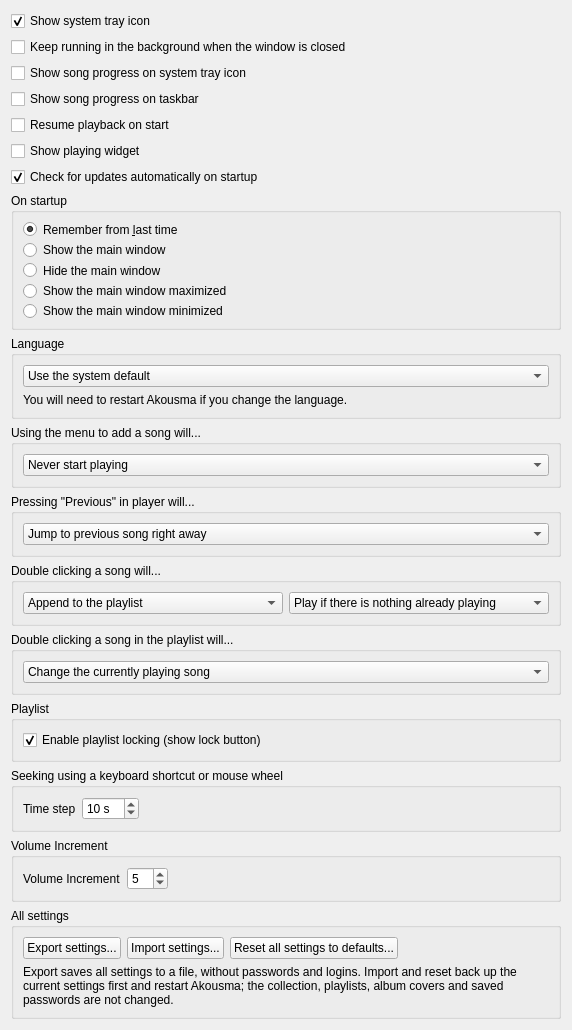
<?xml version="1.0" encoding="UTF-8"?>
<ui version="4.0">
 <class>BehaviourSettingsPage</class>
 <widget class="QWidget" name="BehaviourSettingsPage">
  <property name="geometry">
   <rect>
    <x>0</x>
    <y>0</y>
    <width>572</width>
    <height>931</height>
   </rect>
  </property>
  <property name="windowTitle">
   <string>Behavior</string>
  </property>
  <layout class="QVBoxLayout" name="layout_behavioursettingspage">
   <item>
    <widget class="QCheckBox" name="checkbox_showtrayicon">
     <property name="text">
      <string>Show system tray icon</string>
     </property>
     <property name="checked">
      <bool>true</bool>
     </property>
    </widget>
   </item>
   <item>
    <widget class="QCheckBox" name="checkbox_keeprunning">
     <property name="text">
      <string>Keep running in the background when the window is closed</string>
     </property>
     <property name="checked">
      <bool>false</bool>
     </property>
    </widget>
   </item>
   <item>
    <widget class="QCheckBox" name="checkbox_trayicon_progress">
     <property name="text">
      <string>Show song progress on system tray icon</string>
     </property>
    </widget>
   </item>
   <item>
    <widget class="QCheckBox" name="checkbox_taskbar_progress">
     <property name="text">
      <string>Show song progress on taskbar</string>
     </property>
    </widget>
   </item>
   <item>
    <widget class="QCheckBox" name="checkbox_resumeplayback">
     <property name="text">
      <string>Resume playback on start</string>
     </property>
     <property name="checked">
      <bool>false</bool>
     </property>
    </widget>
   </item>
   <item>
    <widget class="QCheckBox" name="checkbox_playingwidget">
     <property name="text">
      <string>Show playing widget</string>
     </property>
    </widget>
   </item>
   <item>
    <widget class="QCheckBox" name="checkbox_check_for_updates">
     <property name="toolTip">
      <string>Asks GitHub at most once a day whether there is a newer release of Akousma.</string>
     </property>
     <property name="text">
      <string>Check for updates automatically on startup</string>
     </property>
     <property name="checked">
      <bool>true</bool>
     </property>
    </widget>
   </item>
   <item>
    <widget class="QGroupBox" name="groupbox_startup">
     <property name="title">
      <string>On startup</string>
     </property>
     <layout class="QVBoxLayout" name="layout_startup">
      <item>
       <widget class="QRadioButton" name="radiobutton_remember">
        <property name="text">
         <string>Remember from &amp;last time</string>
        </property>
        <property name="checked">
         <bool>true</bool>
        </property>
       </widget>
      </item>
      <item>
       <widget class="QRadioButton" name="radiobutton_show">
        <property name="text">
         <string>Show the main window</string>
        </property>
       </widget>
      </item>
      <item>
       <widget class="QRadioButton" name="radiobutton_hide">
        <property name="text">
         <string>Hide the main window</string>
        </property>
       </widget>
      </item>
      <item>
       <widget class="QRadioButton" name="radiobutton_show_maximized">
        <property name="text">
         <string>Show the main window maximized</string>
        </property>
       </widget>
      </item>
      <item>
       <widget class="QRadioButton" name="radiobutton_show_minimized">
        <property name="text">
         <string>Show the main window minimized</string>
        </property>
       </widget>
      </item>
     </layout>
    </widget>
   </item>
   <item>
    <widget class="QGroupBox" name="groupbox_language">
     <property name="title">
      <string>Language</string>
     </property>
     <layout class="QVBoxLayout" name="layout_language">
      <item>
       <widget class="QComboBox" name="combobox_language">
        <item>
         <property name="text">
          <string>Use the system default</string>
         </property>
        </item>
       </widget>
      </item>
      <item>
       <widget class="QLabel" name="label_language">
        <property name="text">
         <string>You will need to restart Akousma if you change the language.</string>
        </property>
       </widget>
      </item>
     </layout>
    </widget>
   </item>
   <item>
    <widget class="QGroupBox" name="groupbox_add_song">
     <property name="title">
      <string>Using the menu to add a song will...</string>
     </property>
     <layout class="QVBoxLayout" name="layout_menuplaymode">
      <item>
       <widget class="QComboBox" name="combobox_menuplaymode">
        <property name="currentIndex">
         <number>0</number>
        </property>
        <item>
         <property name="text">
          <string>Never start playing</string>
         </property>
        </item>
        <item>
         <property name="text">
          <string>Play if there is nothing already playing</string>
         </property>
        </item>
        <item>
         <property name="text">
          <string>Always start playing</string>
         </property>
        </item>
       </widget>
      </item>
     </layout>
    </widget>
   </item>
   <item>
    <widget class="QGroupBox" name="groupbox_previous">
     <property name="title">
      <string>Pressing &quot;Previous&quot; in player will...</string>
     </property>
     <layout class="QVBoxLayout" name="layout_previous">
      <item>
       <widget class="QComboBox" name="combobox_previousmode">
        <property name="currentIndex">
         <number>0</number>
        </property>
        <item>
         <property name="text">
          <string>Jump to previous song right away</string>
         </property>
        </item>
        <item>
         <property name="text">
          <string>Restart song, then jump to previous if pressed again</string>
         </property>
        </item>
       </widget>
      </item>
     </layout>
    </widget>
   </item>
   <item>
    <widget class="QGroupBox" name="groupbox_doubleclickaddmode">
     <property name="title">
      <string>Double clicking a song will...</string>
     </property>
     <layout class="QHBoxLayout" name="layout_doubleclickaddmode">
      <item>
       <widget class="QComboBox" name="combobox_doubleclickaddmode">
        <property name="currentIndex">
         <number>0</number>
        </property>
        <item>
         <property name="text">
          <string>Append to the playlist</string>
         </property>
        </item>
        <item>
         <property name="text">
          <string>Replace the playlist</string>
         </property>
        </item>
        <item>
         <property name="text">
          <string>Open in new playlist</string>
         </property>
        </item>
        <item>
         <property name="text">
          <string>Add to the queue</string>
         </property>
        </item>
       </widget>
      </item>
      <item>
       <widget class="QComboBox" name="combobox_doubleclickplaymode">
        <property name="currentIndex">
         <number>1</number>
        </property>
        <item>
         <property name="text">
          <string>Never start playing</string>
         </property>
        </item>
        <item>
         <property name="text">
          <string>Play if there is nothing already playing</string>
         </property>
        </item>
        <item>
         <property name="text">
          <string>Always start playing</string>
         </property>
        </item>
       </widget>
      </item>
     </layout>
    </widget>
   </item>
   <item>
    <widget class="QGroupBox" name="groupbox_doubleclickplaylist">
     <property name="title">
      <string>Double clicking a song in the playlist will...</string>
     </property>
     <layout class="QVBoxLayout" name="layout_doubleclickplaylist">
      <item>
       <widget class="QComboBox" name="combobox_doubleclickplaylistaddmode">
        <property name="currentIndex">
         <number>0</number>
        </property>
        <item>
         <property name="text">
          <string>Change the currently playing song</string>
         </property>
        </item>
        <item>
         <property name="text">
          <string>Add to the queue</string>
         </property>
        </item>
       </widget>
      </item>
     </layout>
    </widget>
   </item>
   <item>
    <widget class="QGroupBox" name="groupbox_playlist">
     <property name="title">
      <string>Playlist</string>
     </property>
     <layout class="QVBoxLayout" name="layout_playlist">
      <item>
       <widget class="QCheckBox" name="checkbox_playlist_locking">
        <property name="toolTip">
         <string>When disabled, the lock button is hidden and locked playlists can be changed. They are locked again when this is enabled.</string>
        </property>
        <property name="text">
         <string>Enable playlist locking (show lock button)</string>
        </property>
        <property name="checked">
         <bool>true</bool>
        </property>
       </widget>
      </item>
     </layout>
    </widget>
   </item>
   <item>
    <widget class="QGroupBox" name="groupbox_seekstep">
     <property name="title">
      <string>Seeking using a keyboard shortcut or mouse wheel</string>
     </property>
     <layout class="QHBoxLayout" name="layout_seekstep">
      <item>
       <widget class="QLabel" name="label_seekstep">
        <property name="text">
         <string>Time step</string>
        </property>
       </widget>
      </item>
      <item>
       <widget class="QSpinBox" name="spinbox_seekstepsec">
        <property name="suffix">
         <string> s</string>
        </property>
        <property name="prefix">
         <string/>
        </property>
        <property name="minimum">
         <number>1</number>
        </property>
        <property name="maximum">
         <number>120</number>
        </property>
        <property name="value">
         <number>10</number>
        </property>
       </widget>
      </item>
      <item>
       <spacer name="spacer_seekstep">
        <property name="orientation">
         <enum>Qt::Horizontal</enum>
        </property>
        <property name="sizeHint" stdset="0">
         <size>
          <width>40</width>
          <height>20</height>
         </size>
        </property>
       </spacer>
      </item>
     </layout>
    </widget>
   </item>
   <item>
    <widget class="QGroupBox" name="groupbox_volumeincrement">
     <property name="title">
      <string>Volume Increment</string>
     </property>
     <layout class="QHBoxLayout" name="horizontalLayout">
      <item>
       <widget class="QLabel" name="label_volumeincrement">
        <property name="text">
         <string>Volume Increment</string>
        </property>
       </widget>
      </item>
      <item>
       <widget class="QSpinBox" name="spinbox_volumeincrement">
        <property name="suffix">
         <string/>
        </property>
        <property name="minimum">
         <number>1</number>
        </property>
        <property name="maximum">
         <number>25</number>
        </property>
        <property name="value">
         <number>5</number>
        </property>
       </widget>
      </item>
      <item>
       <spacer name="spacer_volumeincrement">
        <property name="orientation">
         <enum>Qt::Horizontal</enum>
        </property>
        <property name="sizeHint" stdset="0">
         <size>
          <width>40</width>
          <height>20</height>
         </size>
        </property>
       </spacer>
      </item>
     </layout>
    </widget>
   </item>
   <item>
    <widget class="QGroupBox" name="groupbox_settings_transfer">
     <property name="title">
      <string>All settings</string>
     </property>
     <layout class="QVBoxLayout" name="layout_settings_transfer">
      <item>
       <layout class="QHBoxLayout" name="layout_settings_transfer_buttons">
        <item>
         <widget class="QPushButton" name="button_export_settings">
          <property name="text">
           <string>Export settings...</string>
          </property>
         </widget>
        </item>
        <item>
         <widget class="QPushButton" name="button_import_settings">
          <property name="text">
           <string>Import settings...</string>
          </property>
         </widget>
        </item>
        <item>
         <widget class="QPushButton" name="button_reset_settings">
          <property name="text">
           <string>Reset all settings to defaults...</string>
          </property>
         </widget>
        </item>
        <item>
         <spacer name="spacer_settings_transfer">
          <property name="orientation">
           <enum>Qt::Horizontal</enum>
          </property>
          <property name="sizeHint" stdset="0">
           <size>
            <width>40</width>
            <height>20</height>
           </size>
          </property>
         </spacer>
        </item>
       </layout>
      </item>
      <item>
       <widget class="QLabel" name="label_settings_transfer">
        <property name="text">
         <string>Export saves all settings to a file, without passwords and logins. Import and reset back up the current settings first and restart Akousma; the collection, playlists, album covers and saved passwords are not changed.</string>
        </property>
        <property name="wordWrap">
         <bool>true</bool>
        </property>
       </widget>
      </item>
     </layout>
    </widget>
   </item>
   <item>
    <spacer name="spacer_bottom">
     <property name="orientation">
      <enum>Qt::Vertical</enum>
     </property>
     <property name="sizeHint" stdset="0">
      <size>
       <width>20</width>
       <height>5</height>
      </size>
     </property>
    </spacer>
   </item>
  </layout>
 </widget>
 <tabstops>
  <tabstop>checkbox_showtrayicon</tabstop>
  <tabstop>checkbox_keeprunning</tabstop>
  <tabstop>checkbox_trayicon_progress</tabstop>
  <tabstop>checkbox_taskbar_progress</tabstop>
  <tabstop>checkbox_resumeplayback</tabstop>
  <tabstop>checkbox_playingwidget</tabstop>
  <tabstop>radiobutton_remember</tabstop>
  <tabstop>radiobutton_show</tabstop>
  <tabstop>radiobutton_hide</tabstop>
  <tabstop>radiobutton_show_maximized</tabstop>
  <tabstop>radiobutton_show_minimized</tabstop>
  <tabstop>combobox_language</tabstop>
  <tabstop>combobox_menuplaymode</tabstop>
  <tabstop>combobox_previousmode</tabstop>
  <tabstop>combobox_doubleclickaddmode</tabstop>
  <tabstop>combobox_doubleclickplaymode</tabstop>
  <tabstop>combobox_doubleclickplaylistaddmode</tabstop>
  <tabstop>spinbox_seekstepsec</tabstop>
  <tabstop>spinbox_volumeincrement</tabstop>
 </tabstops>
 <resources/>
 <connections/>
</ui>
